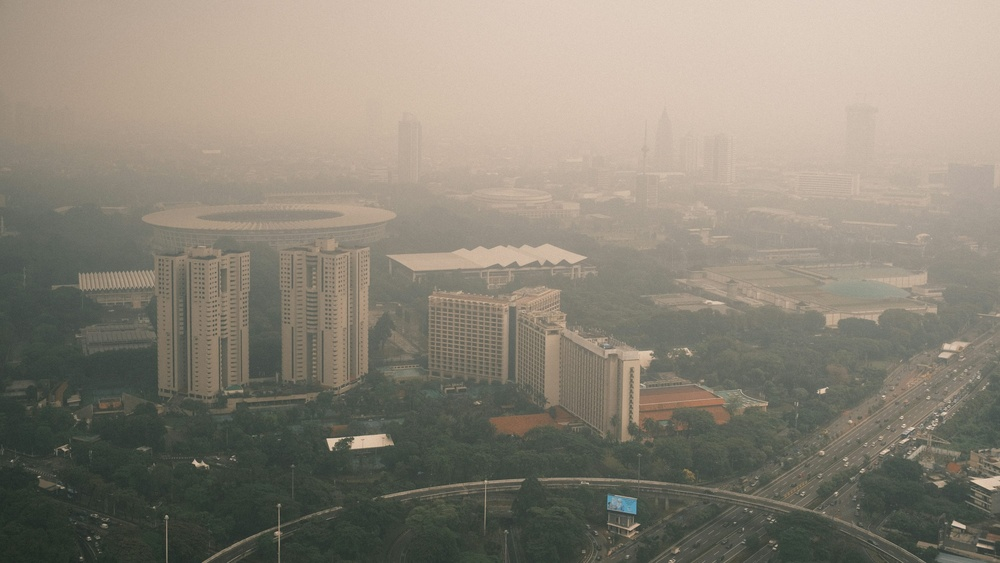
#> input picture test.jpg, 1000 x 563 px, shrunk from 3000 x 1688 before the run
$ python haze_and_smog_removal.py
#> lines starting #> are read from the running program, lines starting #| are printed output that depends on the picture; after the words box and inside, x2 and y2 are one past the last pixel; in counts of white or black regions, pixels touching at a corner belong together; long printed decimals are rounded
import cv2
import numpy as np
import matplotlib.pyplot as plt
from skimage.metrics import structural_similarity as ssim

# PSNR Calculation
def calculate_psnr(img1, img2):
    img1 = img1.astype(np.float64)
    img2 = img2.astype(np.float64)
    mse = np.mean((img1 - img2) ** 2)
    if mse == 0:
        return float('inf')
    max_pixel = 255.0
    return 20 * np.log10(max_pixel / np.sqrt(mse))

# Local variance map
def compute_local_variance(gray, ksize=5):
    gray = gray.astype(np.float64)
    mean = cv2.boxFilter(gray, -1, (ksize, ksize))
    mean_sq = cv2.boxFilter(gray * gray, -1, (ksize, ksize))
    return mean_sq - mean * mean

# Fixed dark channel
def fixed_dark_channel(img, window_size=15):
    min_channel = np.min(img, axis=2)
    kernel = cv2.getStructuringElement(cv2.MORPH_RECT, (window_size, window_size))
    return cv2.erode(min_channel, kernel).astype(np.uint8)

# Adaptive dark channel using variance-based window control
def adaptive_dark_channel(img):
    gray = cv2.cvtColor(img, cv2.COLOR_RGB2GRAY)
    var_map = compute_local_variance(gray)
    var_norm = cv2.normalize(var_map, None, 0, 1, cv2.NORM_MINMAX)

    min_channel = np.min(img, axis=2)

    k_small = cv2.getStructuringElement(cv2.MORPH_RECT, (7, 7))
    k_med   = cv2.getStructuringElement(cv2.MORPH_RECT, (15, 15))
    k_large = cv2.getStructuringElement(cv2.MORPH_RECT, (25, 25))

    dc_small = cv2.erode(min_channel, k_small)
    dc_med   = cv2.erode(min_channel, k_med)
    dc_large = cv2.erode(min_channel, k_large)

    low_th, high_th = 0.1, 0.3
    low_mask  = var_norm < low_th
    med_mask  = (var_norm >= low_th) & (var_norm < high_th)
    high_mask = var_norm >= high_th

    adaptive_dc = np.zeros_like(min_channel)
    adaptive_dc[low_mask]  = dc_small[low_mask]
    adaptive_dc[med_mask]  = dc_med[med_mask]
    adaptive_dc[high_mask] = dc_large[high_mask]

    window_map = np.zeros_like(min_channel)
    window_map[low_mask] = 7
    window_map[med_mask] = 15
    window_map[high_mask] = 25

    return adaptive_dc.astype(np.uint8), window_map

# Atmospheric light
def get_atmospheric_light(img, dark_channel, top_percent=0.001):
    flat_dark = dark_channel.ravel()
    flat_img = img.reshape(-1, 3)
    num_pixels = int(len(flat_dark) * top_percent)
    idx = np.argsort(flat_dark)[-num_pixels:]
    return np.max(flat_img[idx], axis=0)

# Transmission (Fixed)
def estimate_transmission_fixed(img, A, omega=0.95):
    norm = (img.astype(np.float64) / A) * 255
    norm = norm.astype(np.uint8)
    dc = fixed_dark_channel(norm)
    return 1 - omega * (dc / 255.0)

# Transmission (Adaptive)
def estimate_transmission_adaptive(img, A, omega=0.95):
    norm = (img.astype(np.float64) / A) * 255
    norm = norm.astype(np.uint8)
    dc, window_map = adaptive_dark_channel(norm)
    return 1 - omega * (dc / 255.0), dc, window_map

# Guided filter
def guided_filter(I, p, r, eps):
    I = I.astype(np.float64) / 255.0
    p = p.astype(np.float64)

    mean_I  = cv2.boxFilter(I, -1, (r, r))
    mean_p  = cv2.boxFilter(p, -1, (r, r))
    mean_Ip = cv2.boxFilter(I*p, -1, (r, r))

    cov_Ip = mean_Ip - mean_I * mean_p
    mean_I2 = cv2.boxFilter(I*I, -1, (r, r))
    var_I   = mean_I2 - mean_I * mean_I

    a = cov_Ip / (var_I + eps)
    b = mean_p - a * mean_I

    mean_a = cv2.boxFilter(a, -1, (r, r))
    mean_b = cv2.boxFilter(b, -1, (r, r))

    return mean_a * I + mean_b

# FULL PIPELINE
def full_dehaze(img_path):

#> called with img_path = 'test.jpg'
    img = cv2.imread(img_path)
#> img is the input picture: shape (563, 1000, 3); mean B, G, R 119.2, 132.1, 138.7
    img_rgb = cv2.cvtColor(img, cv2.COLOR_BGR2RGB)

    plt.imshow(img_rgb); plt.title("Original Image"); plt.axis("off"); plt.show()

    dc_fixed = fixed_dark_channel(img_rgb)
    dc_adaptive, window_map = adaptive_dark_channel(img_rgb)
#> in compute_local_variance, `mean_sq = cv2.boxFilter(gray * gray, -1, (ksize, ksize))`:
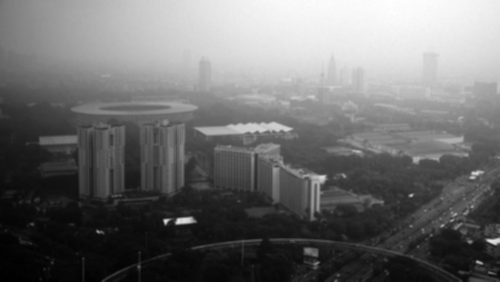
#> mean_sq: shape (563, 1000) float64 (shown at 1/2 size); min 1537.8, max 44488.8, mean 20012.5; drawn with min black and max white
#> in adaptive_dark_channel, `low_mask  = var_norm < low_th`:
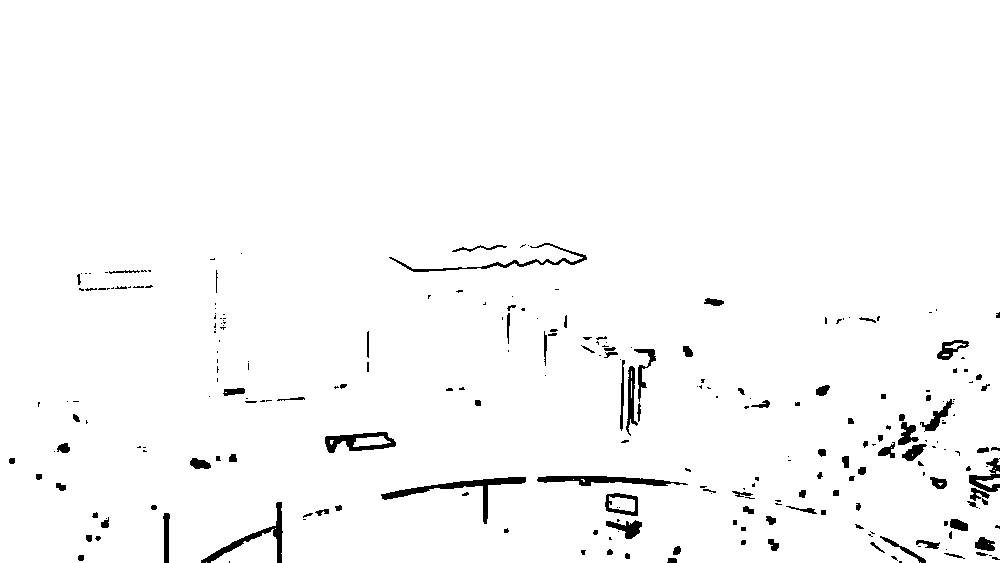
#> low_mask: shape (563, 1000) bool; 97.7% white; 253 black regions (143 under 20 px), largest, box (x1, y1, x2, y2) and area: (381, 477, 526, 524) 1055, (537, 476, 688, 486) 829, (201, 502, 283, 563) 790
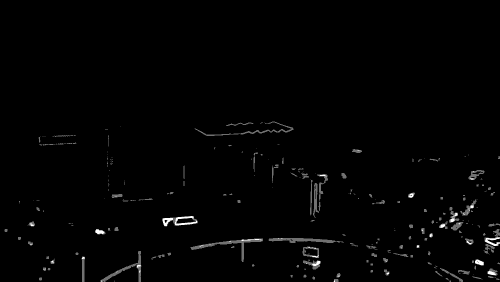
#> window_map: shape (563, 1000) (shown at 1/2 size); min 7, max 25, mean 7.2; drawn with min black and max white

    plt.figure(figsize=(14,5))
    plt.subplot(1,3,1); plt.imshow(dc_fixed, cmap='gray'); plt.title("Fixed Dark Channel")
    plt.subplot(1,3,2); plt.imshow(dc_adaptive, cmap='gray'); plt.title("Adaptive Dark Channel")
    plt.subplot(1,3,3); plt.imshow(window_map, cmap='jet'); plt.title("Window Size Map")
    plt.show()

    A = get_atmospheric_light(img_rgb, dc_adaptive)
#> in get_atmospheric_light, `num_pixels = int(len(flat_dark) * top_percent)`: num_pixels = 563
#> in get_atmospheric_light, `idx = np.argsort(flat_dark)[-num_pixels:]`: idx = 563 values, max 18828 at index 10, min 785 at index 392, mean 5003.3
#> A = [227, 211, 198]
    A_img = np.zeros_like(img_rgb); A_img[:] = A
#> after `A_img[:] = A`:
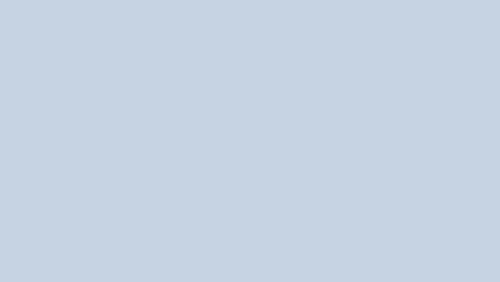
#> A_img: shape (563, 1000, 3) (shown at 1/2 size); mean of channels 0, 1, 2 227, 211, 198; drawn as B, G, R

    plt.imshow(A_img); plt.title("Atmospheric Light"); plt.axis("off"); plt.show()

    t_fixed = estimate_transmission_fixed(img_rgb, A)
#> in estimate_transmission_fixed, `return 1 - omega * (dc / 255.0)`:
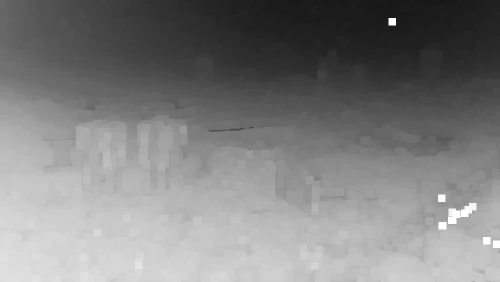
#> returned value: shape (563, 1000) float64 (shown at 1/2 size); min 0.0873, max 1, mean 0.5
    t_adaptive, _, _ = estimate_transmission_adaptive(img_rgb, A)

    plt.figure(figsize=(14,5))
    plt.subplot(1,2,1); plt.imshow(t_fixed, cmap='gray'); plt.title("Transmission (Fixed)")
    plt.subplot(1,2,2); plt.imshow(t_adaptive, cmap='gray'); plt.title("Transmission (Adaptive)")
    plt.show()

    guidance = cv2.cvtColor(img, cv2.COLOR_BGR2HSV)[:,:,2]
    t_refined = guided_filter(guidance, t_adaptive, r=60, eps=1e-3)
#> in guided_filter, `mean_I  = cv2.boxFilter(I, -1, (r, r))`:
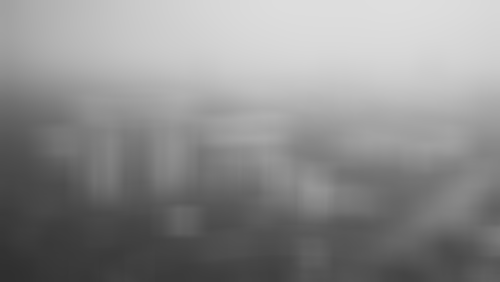
#> mean_I: shape (563, 1000) float64 (shown at 1/2 size); min 0.185, max 0.873, mean 0.552
#> in guided_filter, `mean_Ip = cv2.boxFilter(I*p, -1, (r, r))`:
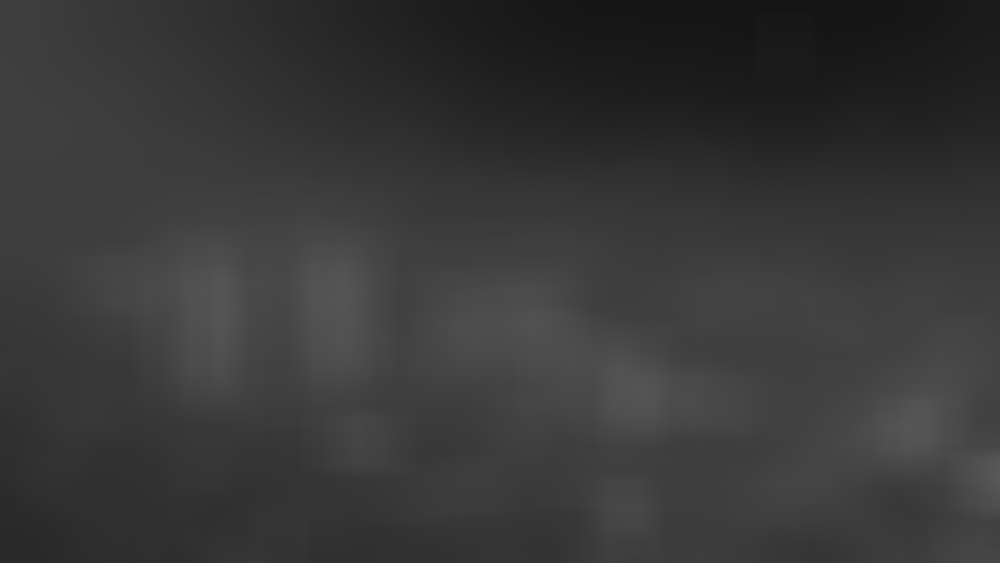
#> mean_Ip: shape (563, 1000) float64; min 0.0828, max 0.349, mean 0.22

    plt.imshow(t_refined, cmap='gray'); plt.title("Refined Transmission"); plt.axis("off"); plt.show()

    t_final = np.maximum(t_refined, 0.15)[:,:,None]
    J = (img_rgb.astype(np.float64) - A) / t_final + A
    J = np.clip(J, 0, 255).astype(np.uint8)

    plt.imshow(J); plt.title("Dehazed Image"); plt.axis("off"); plt.show()

    hsv = cv2.cvtColor(J, cv2.COLOR_RGB2HSV)
    h,s,v = cv2.split(hsv)
    clahe = cv2.createCLAHE(2.0,(8,8))
    v2 = clahe.apply(v)
    final = cv2.cvtColor(cv2.merge([h,s,v2]), cv2.COLOR_HSV2RGB)

    plt.imshow(final); plt.title("Final Output (CLAHE)"); plt.axis("off"); plt.show()

    # SSIM
    score = ssim((t_fixed*255).astype(np.uint8),(t_adaptive*255).astype(np.uint8))
#> score = 0.885
    print("\nSSIM (Fixed vs Adaptive Transmission) =", score)
#| SSIM (Fixed vs Adaptive Transmission) = 0.8851

    # PSNR
    psnr_value = calculate_psnr(img_rgb, final)
#> in calculate_psnr, `mse = np.mean((img1 - img2) ** 2)`: mse = 4356
#> psnr_value = 11.74
    print("PSNR (Original vs Final Output) =", psnr_value, "dB\n")
#| PSNR (Original vs Final Output) = 11.740 dB

    # Final comparison
    plt.figure(figsize=(12,5))
    plt.subplot(1,2,1); plt.imshow(img_rgb); plt.title("Original Image"); plt.axis("off")
    plt.subplot(1,2,2); plt.imshow(final);   plt.title("Final Dehazed + CLAHE"); plt.axis("off")
    plt.show()


full_dehaze("test.jpg")

$ run again, with 2.jpg copied over test.jpg
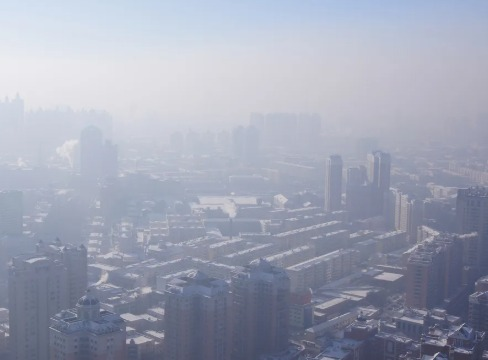
#> input picture 2.jpg, 488 x 360 px
#> in full_dehaze, img is the input picture: shape (360, 488, 3); mean B, G, R 180, 163.4, 158.6
#> in adaptive_dark_channel, `low_mask  = var_norm < low_th`:
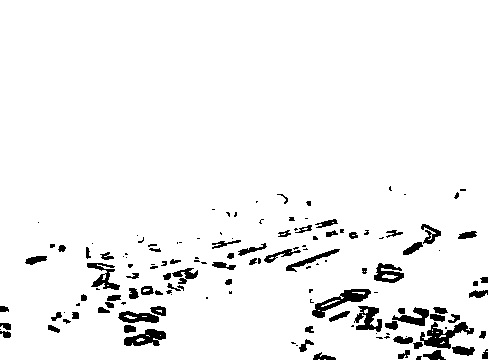
#> low_mask: shape (360, 488) bool; 95.1% white; 141 black regions (65 under 20 px), largest, box (x1, y1, x2, y2) and area: (420, 322, 474, 349) 618, (312, 289, 371, 318) 578, (124, 329, 166, 346) 429
#> med_mask: shape (360, 488) bool; 4.4% white; 157 white regions (78 under 20 px), largest, box (x1, y1, x2, y2) and area: (312, 289, 371, 318) 511, (420, 322, 462, 349) 412, (354, 306, 382, 332) 381
#> high_mask: shape (360, 488) bool; 0.49% white in thin lines or dots, all inside (x1, y1, x2, y2) = (7, 252, 481, 360)
#> num_pixels = 175
#> idx = 175 values, max 33686 at index 99, min 28795 at index 31, mean 31688.1
#> A = [236, 236, 240]
#> low_mask: shape (360, 488) bool; 95.1% white; 142 black regions (67 under 20 px), largest, box (x1, y1, x2, y2) and area: (420, 322, 474, 349) 619, (312, 289, 371, 318) 578, (124, 329, 166, 346) 430
#> med_mask: shape (360, 488) bool; 4.4% white; 157 white regions (79 under 20 px), largest, box (x1, y1, x2, y2) and area: (312, 289, 371, 318) 510, (420, 322, 462, 349) 415, (354, 306, 382, 332) 383
#> in guided_filter, `mean_Ip = cv2.boxFilter(I*p, -1, (r, r))`:
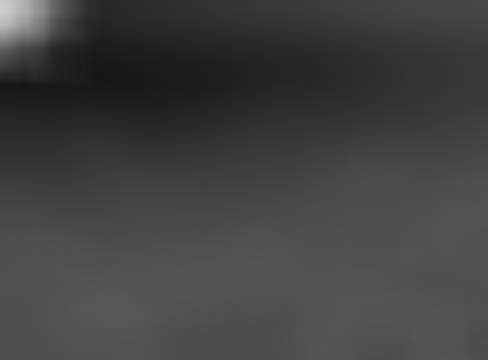
#> mean_Ip: shape (360, 488) float64; min 0.0884, max 0.8, mean 0.257
#> score = 0.898
#| SSIM (Fixed vs Adaptive Transmission) = 0.8979
#> mse = 8985.4
#> psnr_value = 8.6
#| PSNR (Original vs Final Output) = 8.595 dB
